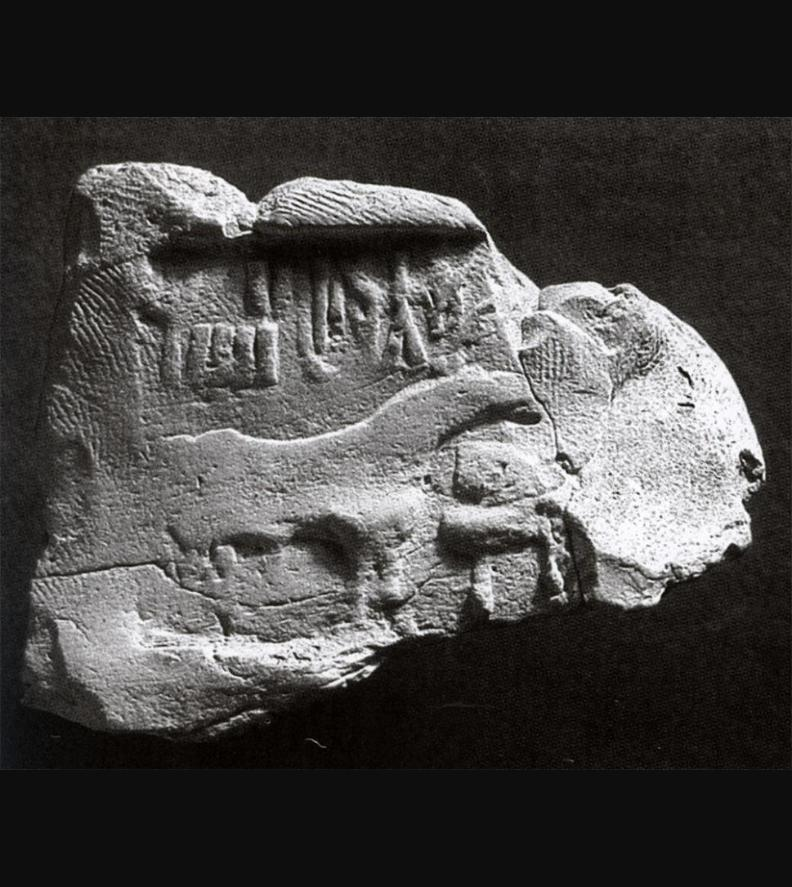
#> input picture work_data/abroad3/umma_front_screenshot.jpg, 792 x 887 px, found by its file name
$ python abroad3_01_photo.py
#> lines starting #> are read from the running program, lines starting #| are printed output that depends on the picture
"""Item 1. The photograph of Ashmolean 1931.120 (Umma sealing).
Route that worked: the harappa.com page opened in the laptop's in-app browser pane (the workspace shell gets a Cloudflare 403 from harappa.com).
Image files on that page: /sites/default/files/styles/large/public/umma-seal-impression.jpg (front, 969x800) and ...-back.jpg (957x800).
The pane screenshot was copied to work_data/abroad3/umma_front_screenshot.jpg (792 px wide); this script makes the enlarged crops that were read.
Prediction first: the strokes show one row of five signs in the order 127 705 002 004 390 (right to left on the sealing)."""
from PIL import Image, ImageOps
D='/home/antigravity/Cuuper22/ivc/work_data/abroad3/'
im=Image.open(D+'umma_front_screenshot.jpg').convert('L')
def crop(box,k,name,eq=False):
#> called with box = (120, 225, 540, 410), k = 3, name = 'umma_inscription_x3_contrast.png', eq = False
    c=im.crop(box); c=ImageOps.equalize(c) if eq else ImageOps.autocontrast(c,cutoff=1)
#> after `c = im.crop(box)`:
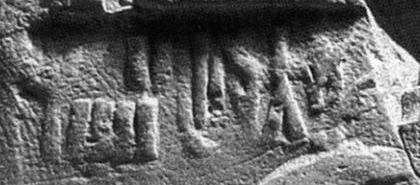
#> c: PIL image 420x185 L; min 1, max 255, mean 101.2
    c.resize((c.width*k,c.height*k),Image.LANCZOS).save(D+name)
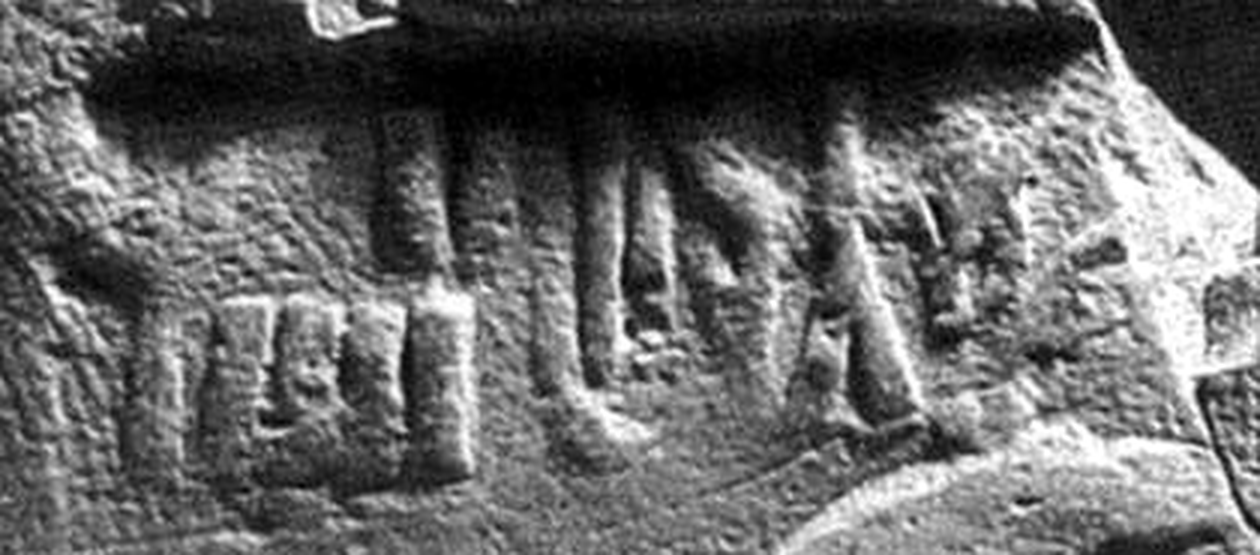
#> saved as umma_inscription_x3_contrast.png: PIL image 1260x555 L; min 0, max 255, mean 102.3
crop((120,225,540,410),3,'umma_inscription_x3_contrast.png')
crop((330,230,600,400),5,'umma_right_x5.png',True)
#> call 2 of crop, with box = (330, 230, 600, 400), k = 5, name = 'umma_right_x5.png', eq = True
#> in crop (call 2), `c = im.crop(box)`:
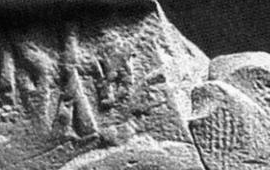
#> c: PIL image 270x170 L; min 1, max 255, mean 118
#> in crop (call 2), `c.resize((c.width*k,c.height*k),Image.LANCZOS).save(D+name)`:
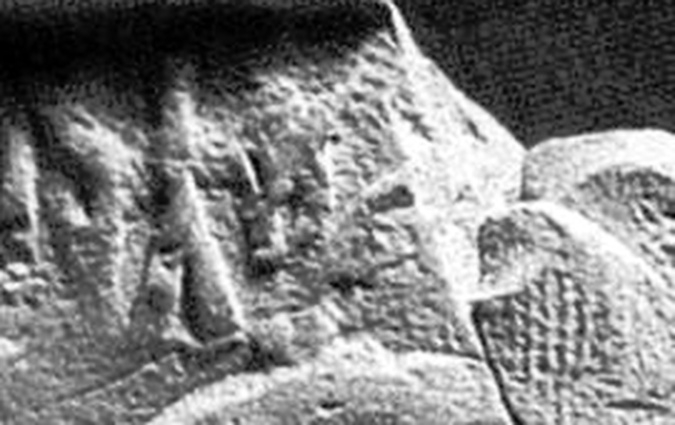
#> saved as umma_right_x5.png: PIL image 1350x850 L (shown at 1/2 size); min 0, max 255, mean 127.6
crop((100,300,360,420),5,'umma_left_x5.png')
#> call 3 of crop, with box = (100, 300, 360, 420), k = 5, name = 'umma_left_x5.png', eq = False
#> in crop (call 3), `c = im.crop(box)`:
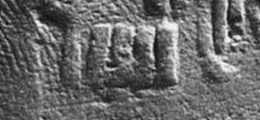
#> c: PIL image 260x120 L; min 13, max 251, mean 104.1
#> in crop (call 3), `c = ImageOps.equalize(c) if eq else ImageOps.autocontrast(c, cutoff=1)`:
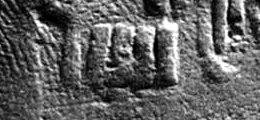
#> c: PIL image 260x120 L; min 0, max 255, mean 96.5
#> in crop (call 3), `c.resize((c.width*k,c.height*k),Image.LANCZOS).save(D+name)`:
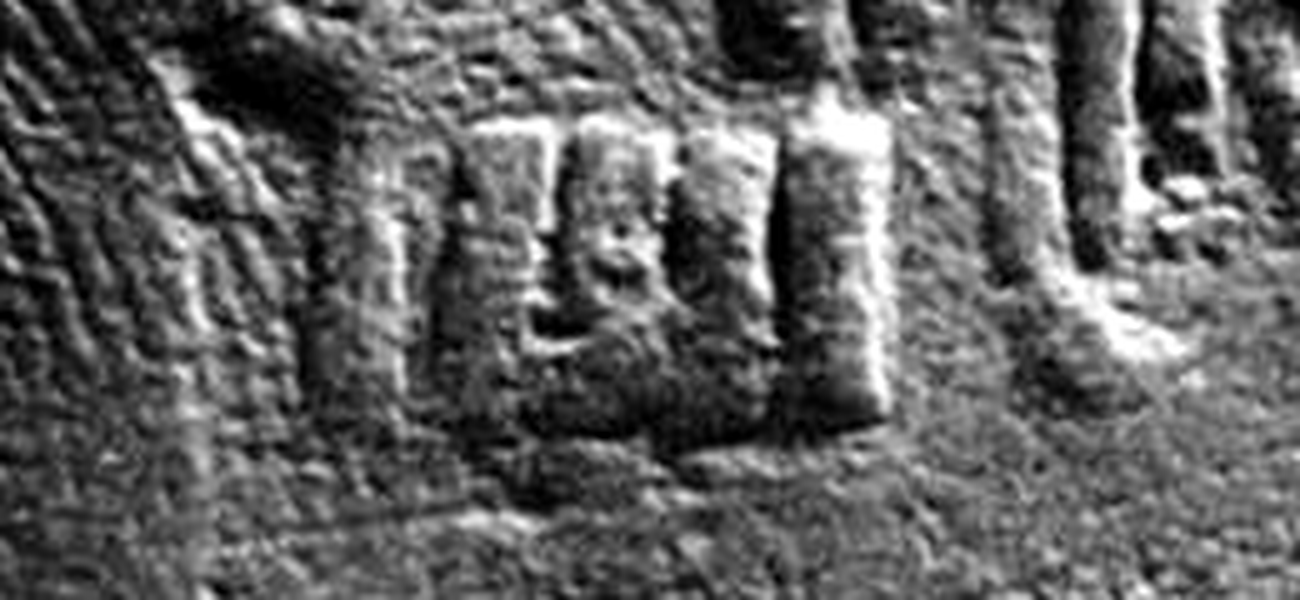
#> saved as umma_left_x5.png: PIL image 1300x600 L; min 0, max 255, mean 96.5
